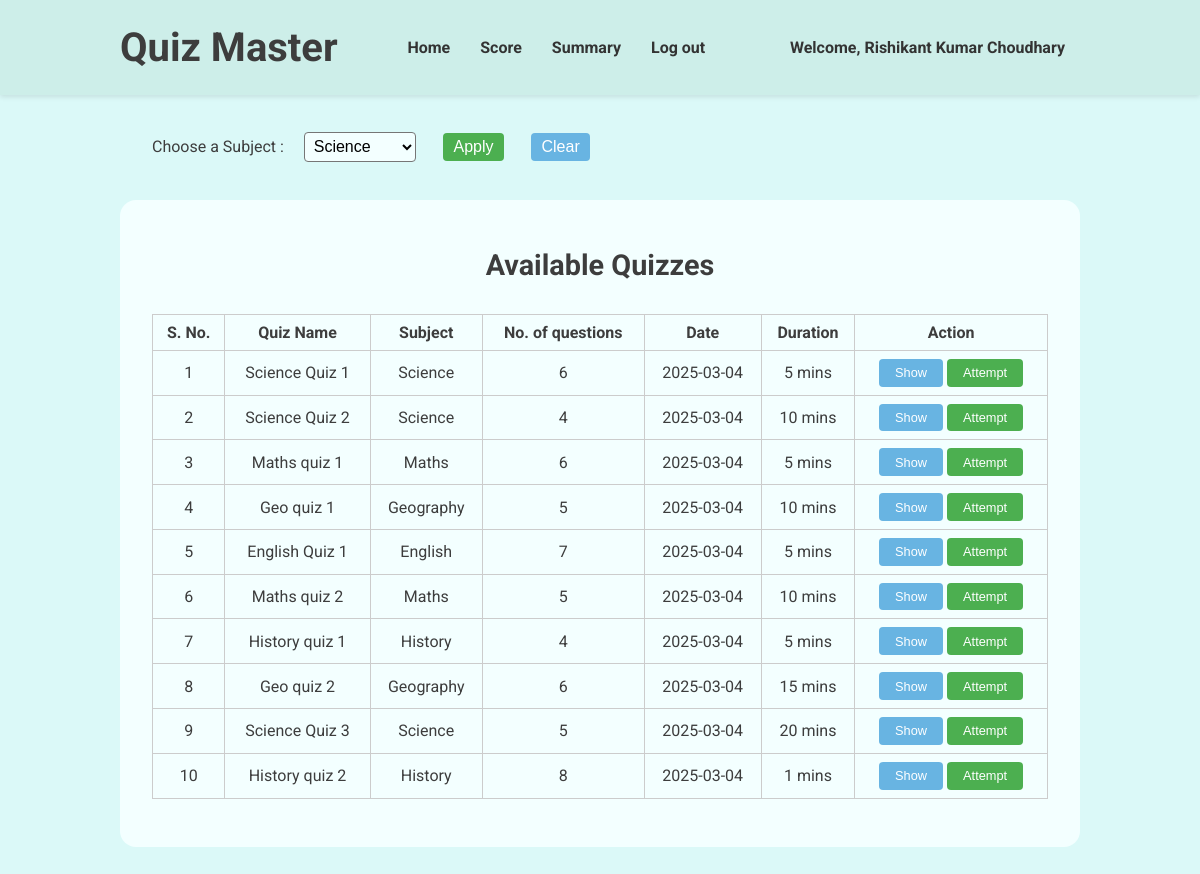
/dashboard (signed in), run on the app's committed database.
### models.py (models this page shows, shortened)
class User(db.Model, UserMixin):
    __tablename__ = 'users'
    id = db.Column(db.Integer, primary_key=True)
    username = db.Column(db.String(80), unique=True, nullable=False)
    passhash = db.Column(db.String(256), nullable=False)
    fullname = db.Column(db.String(80), nullable=False)
    qualification = db.Column(db.String(80), nullable=False)
    dob = db.Column(db.Date, nullable=False)
    is_admin = db.Column(db.Boolean, nullable=False, default=False)
    is_ban = db.Column(db.Boolean, nullable=False, default=False)
    @property
    def password(self):
        raise AttributeError('Password is not a readable attribute')

class Quizzes(db.Model):
    __tablename__ = 'quizzes'
    quizid = db.Column(db.Integer, primary_key=True)
    quizname = db.Column(db.String(80), unique=False, nullable=False)
    subjectid = db.Column(db.Integer, db.ForeignKey('subjects.subjectid'), nullable=False)
    duration = db.Column(db.Integer, nullable=False)
    quizdate = db.Column(db.Date, nullable=False)
    questions = db.relationship('Questions', backref='quiz', lazy=True)

class Subjects(db.Model):
    __tablename__ = 'subjects'
    subjectid = db.Column(db.Integer, primary_key=True)
    subjectname = db.Column(db.String(80), unique=False, nullable=False)
    subjectdesc = db.Column(db.String(512), nullable=False)
    chapters = db.relationship('Chapters', backref='subject', lazy=True)

### routes.py (the view)
@app.route('/dashboard', methods=['GET', 'POST'])
@login_required
def dashboard():
    if current_user.is_ban == True:
        return render_template('banned.html', user = current_user)
    if request.method == 'POST':
        subject = request.form.get('subject')
        return render_template('dashboard.html', user = current_user, subjects = Subjects.query.all(), quizzes = Quizzes.query.filter_by(subjectid=Subjects.query.filter_by(subjectname=subject).first().subjectid).all())
    return render_template('dashboard.html', user = current_user, subjects = Subjects.query.all(), quizzes = Quizzes.query.all())

### app.py (called while the page is built)
@login_manager.user_loader
def load_user(userid):
    return models.User.query.get(int(userid))

### templates/dashboard.html (shortened to what this page needs)
{% extends "base.html" %} {% block title %}Dashboard | Quiz Master{% endblock %}
{% block stylesheet %}
<link rel="stylesheet" href="{{ url_for('static', filename='navbar.css') }}" />
<link
  rel="stylesheet"
  href="{{ url_for('static', filename='dashboard.css') }}"
/>
{% endblock%} {% block navbar %}
<header>
  <div class="header-container">
    <h1>Quiz Master</h1>
    <nav>
      <ul>
        <li>
          <a href="/dashboard">Home</a>
        </li>
        <li>
          <a href="/score">Score</a>
        </li>
        <li>
          <a href="/summary">Summary</a>
        </li>
        <li>
          <a href="/logout">Log out</a>
        </li>
      </ul>
    </nav>
    <a href="/profile">Welcome, {{ user.fullname}}</a>
  </div>
</header>
{% endblock %} {% block content %}
<main>
  <div class="topbar">
    <form method="post">
      <label for="subject">Choose a Subject : </label>
      <select id="subject" name="subject">
        {% for subject in subjects %}
        <option value="{{ subject.subjectname }}">
          {{ subject.subjectname }}
        </option>
        {% endfor %}
      </select>
      <button type="submit" id="apply">Apply</button>
    </form>
    <button id="clear" onclick="window.location.href='/dashboard'">
      Clear
    </button>
  </div>
  <div class="quiz-display">
    <h2>Available Quizzes</h2>
    <table>
      <thead>
        <tr>
          <th>S. No.</th>
          <th>Quiz Name</th>
          <th>Subject</th>
          <th>No. of questions</th>
          <th>Date</th>
          <th>Duration</th>
          <th>Action</th>
        </tr>
      </thead>
      <tbody>
        {% for quiz in quizzes %}
        <tr>
          <td>{{ loop.index }}</td>
          <td>{{ quiz.quizname }}</td>
          <td>
            {% for subject in subjects %} {% if subject.subjectid ==
            quiz.subjectid %} {{ subject.subjectname }} {% endif %} {% endfor %}
          </td>
          <td>{{ quiz.questions|length }}</td>
          <td>{{ quiz.quizdate}}</td>
          <td>{{ quiz.duration }} mins</td>
          <td>
            <button class="show-quiz-btn" onclick="showQuiz({{ quiz.quizid }})">
              Show
            </button>
            <button
              class="attempt-quiz-btn"
              onclick="attemptQuiz({{ quiz.quizid }})"
            >
              Attempt
            </button>
          </td>
        </tr>
        {% endfor %}
      </tbody>
    </table>
  </div>
</main>
{% endblock %}

### static/index.css (style rules this page uses)
* { margin: 0; padding: 0; box-sizing: border-box; }
body { background-color: #dbf9f8; color: #3d3d3d; font-family: 'roboto', sans-serif; }
main { margin-bottom: 3rem; }

### static/navbar.css (style rules this page uses)
header { background-color: #cdeee9; padding: 1.5rem; box-shadow: 0 2px 5px rgba(0, 0, 0, 0.1); }
.header-container { margin: auto; width: 80vw; display: flex; justify-content: space-between; align-items: center; }
header h1 { margin: 0; font-size: 2.5rem; color: #3d3d3d; }
header nav ul { list-style: none; display: flex; }
header a { margin: 0 15px; text-decoration: none; color: #333; font-weight: bold; }

### static/dashboard.css (style rules this page uses)
.topbar { margin: 2rem; }
.topbar form { display: inline; }
.topbar select { margin-left: 1rem; padding: 0.3rem; font-size: 1rem; border-radius: 0.25rem; background-color: #f3ffff; }
.topbar button { margin: 0.4rem 1.5rem; padding: 5px 10px; font-size: 1rem; border: none; border-radius: 0.25rem; cursor: pointer; color: #fff; }
#apply { background-color: #4caf50; }
#clear { background-color: #68b4e2; margin-left: 0; }
.quiz-display { padding: 1rem 2rem; min-height: 50vh; width: 100%; display: flex; flex-direction: column; align-items: center; background-color: #f3ffff; border-radius: 1rem; }
.quiz-display h2 { margin-top: 2rem; font-size: 1.8rem; }
.quiz-display table { margin: 2rem 0; width: 100%; border-collapse: collapse; }
.quiz-display table th, .quiz-display table td { border: 1px solid #ccc; padding: 8px; text-align: center; }
.quiz-display table button { padding: 0.4rem 1rem; font-size: 0.8rem; color: white; border: none; border-radius: 0.25rem; cursor: pointer; }
.attempt-quiz-btn { background-color: #4caf50; }
.show-quiz-btn { background-color: #68b4e2; }

### data on the page
User: fullname "Rishikant Kumar Choudhary"
Quizzes: quizname "Science Quiz 1", questions|length "6", quizdate "2025-03-04", duration "5"
Subjects: subjectname "Science"
Quizzes: quizname "Science Quiz 2", questions|length "4", quizdate "2025-03-04", duration "10"
Quizzes: quizname "Maths quiz 1", questions|length "6", quizdate "2025-03-04", duration "5"
Subjects: subjectname "Maths"
Quizzes: quizname "Geo quiz 1", questions|length "5", quizdate "2025-03-04", duration "10"
Subjects: subjectname "Geography"
Quizzes: quizname "English Quiz 1", questions|length "7", quizdate "2025-03-04", duration "5"
Subjects: subjectname "English"
Quizzes: quizname "Maths quiz 2", questions|length "5", quizdate "2025-03-04", duration "10"
Quizzes: quizname "History quiz 1", questions|length "4", quizdate "2025-03-04", duration "5"
Subjects: subjectname "History"
Quizzes: quizname "Geo quiz 2", questions|length "6", quizdate "2025-03-04", duration "15"
Quizzes: quizname "Science Quiz 3", questions|length "5", quizdate "2025-03-04", duration "20"
Quizzes: quizname "History quiz 2", questions|length "8", quizdate "2025-03-04", duration "1"

### other printed values
form field subject "Science"
